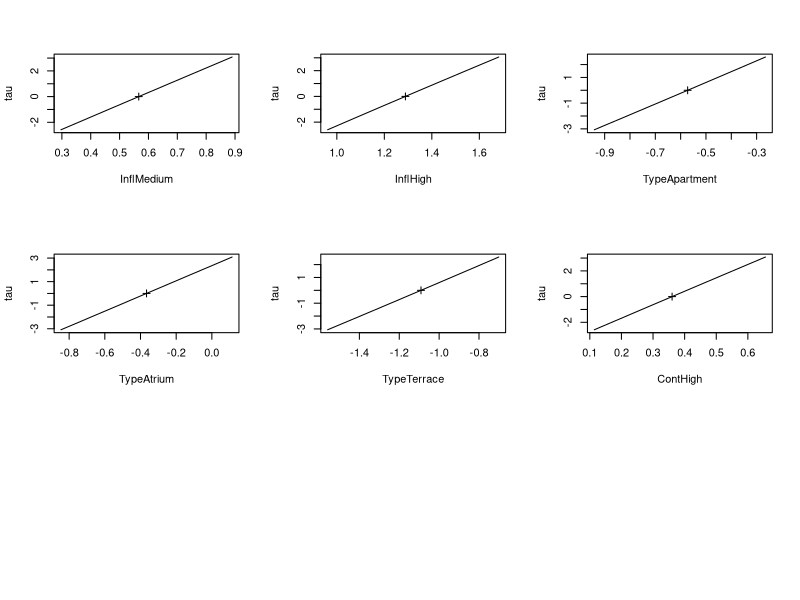
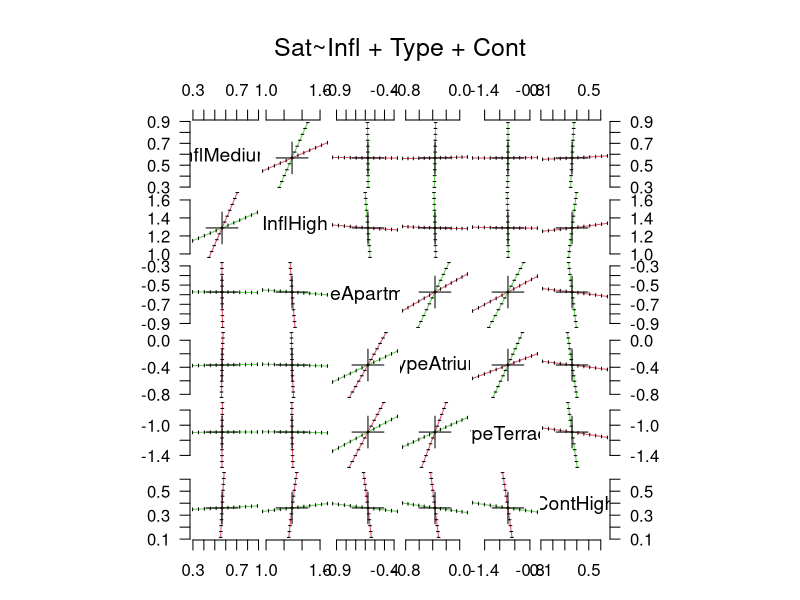

The R source for these figures, in order:
library(MASS)

options(contrasts = c("contr.treatment", "contr.poly"))
house.plr <- polr(Sat ~ Infl + Type + Cont, weights = Freq, data = housing)
house.plr

################################################################

summary(house.plr, digits = 3)
## slightly worse fit from
summary(update(house.plr, method = "probit", Hess = TRUE), digits = 3)
## although it is not really appropriate, can fit
summary(update(house.plr, method = "cloglog", Hess = TRUE), digits = 3)

###############################################################
predict(house.plr, housing, type = "p")
addterm(house.plr, ~.^2, test = "Chisq")
house.plr2 <- stepAIC(house.plr, ~.^2)
house.plr2$anova

###############################################################
anova(house.plr, house.plr2)
house.plr <- update(house.plr, Hess=TRUE)
pr <- profile(house.plr)
confint(pr)
plot(pr)
pairs(pr)

###############################################################
